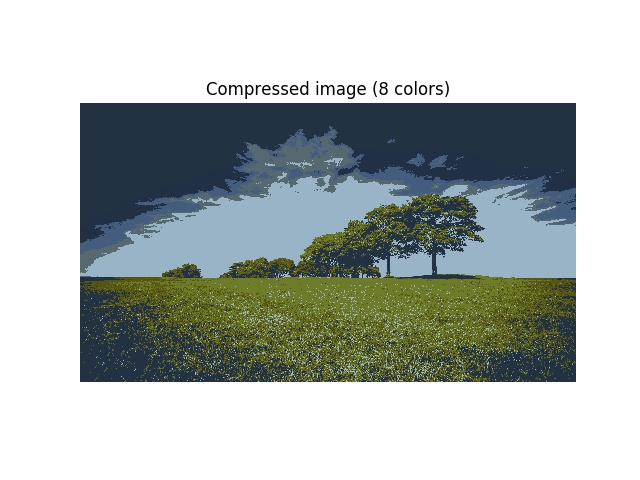
#> input picture Assignment 5/Color Quantize/image 1/image_0_image1.jpg, 640 x 480 px
$ python image_pca.py 'Color Quantize/image 1/image_0_image1.jpg'   (older library calls are emulated)
#> lines starting #> are read from the running program, lines starting #| are printed output that depends on the picture
from numpy.random import RandomState
import matplotlib.pyplot as plt

from sklearn.decomposition import PCA
from scipy.misc import imread
import numpy as np
import sys


class compressImage:
    def __init__(self, image, label):
        self.image = image
        self.w, self.h, self.d = self.image.shape
        self.components = [
            0.50,
            0.60,
            0.70,
            0.80,
            0.90,
            0.99
        ]

    def pca_image_green(self):
        image_array = np.array(self.image)
        green_component = image_array[:,:,1]
        for index, components in enumerate(self.components):
            # Green
            green_image_reshape = np.reshape(green_component, (self.w, self.h))
            green_image_pca = PCA(components).fit(green_image_reshape)
            green_image_compressed = green_image_pca.transform(green_image_reshape)
            green_temp = green_image_pca.inverse_transform(green_image_compressed)
            green_image_compressed_reshape = np.reshape(green_temp, (self.w, self.h))

            plt.figure(index + 1)
            plt.clf()
            label = "# of components: " + str(components)
            plt.title(label)
            plt.imshow(green_image_compressed_reshape)


            label = "green_image_" + str(index)

            plt.savefig(label)

    # [41 lines left out: function pca_image, not called in this run]


def main():
    image_path = []
    for index in range(1, len(sys.argv)):
        image_path.append(sys.argv[index])

    for item in image_path:
        image = imread(item)
#> image is the input picture: shape (480, 640, 3); mean R, G, B 175.8, 183, 180.1
        label = item
        obj = compressImage(image, label)
        obj.pca_image_green()
#> in pca_image_green, `green_component = image_array[:,:,1]`:
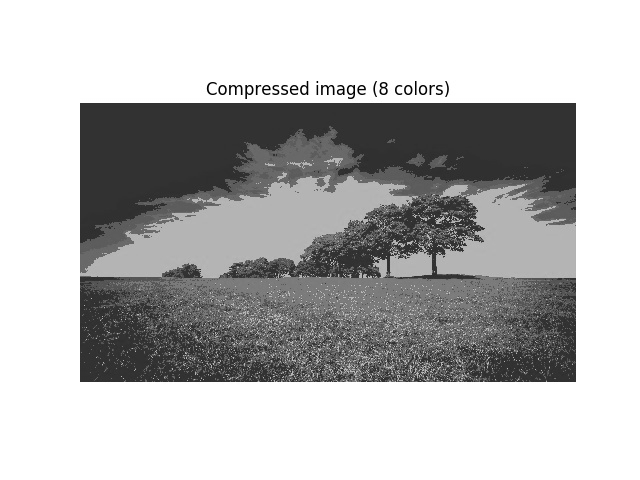
#> green_component: shape (480, 640); min 0, max 255, mean 183
#> the loop in pca_image_green, `for index, components in enumerate(self.components):` made 6 passes
#> pass 1, in pca_image_green, `green_temp = green_image_pca.inverse_transform(green_image_compressed)`:
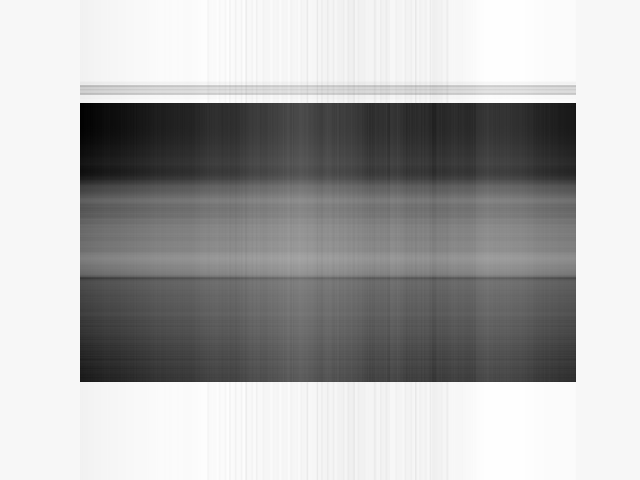
#> green_temp: shape (480, 640) float64; min 7.77, max 262.2, mean 183; drawn with min black and max white
#> after the loop in pca_image_green, `for index, components in enumerate(self.components):`:
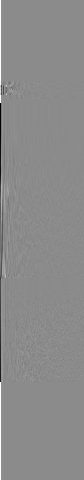
#> green_image_compressed: shape (480, 84) float64; min -2495.3, max 2074.8, mean 0; drawn with min black and max white
#> after the loop in pca_image_green, `for index, components in enumerate(self.components):`:
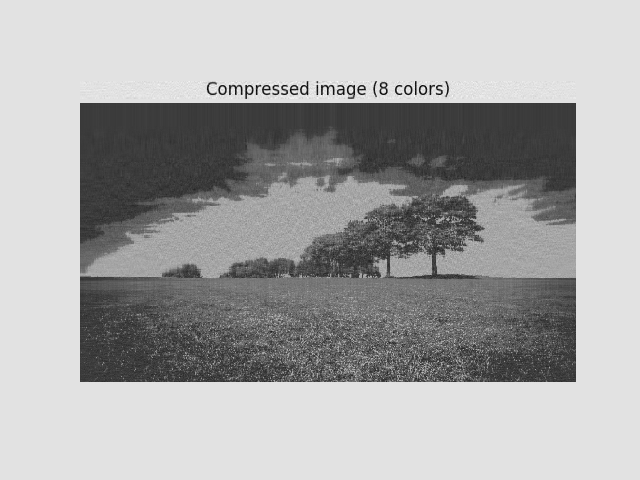
#> green_temp: shape (480, 640) float64; min -24.14, max 290.2, mean 183; drawn with min black and max white

if __name__ == '__main__':
    main()
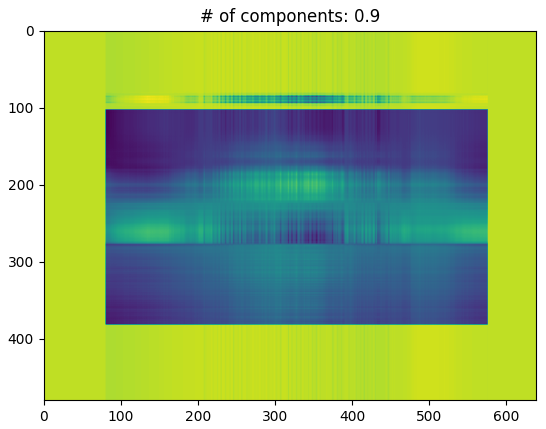
#> figure drawn by matplotlib, 1 panel
